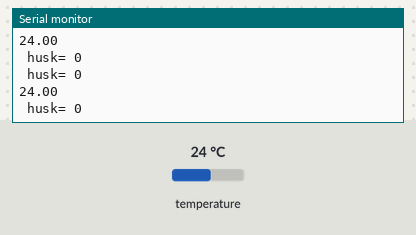
Bench run of a sketch on a simulated Arduino Uno, built with avr-gcc and run on an emulated ATmega328P. Parts: the last lines printed to the serial monitor. The inputs (shaded band) are chosen by the test bench; at power-on: temperature 24 °C.

Above: at 2.5 s.
2.6 s: temperature set to 12 °C
At 3.6 s:
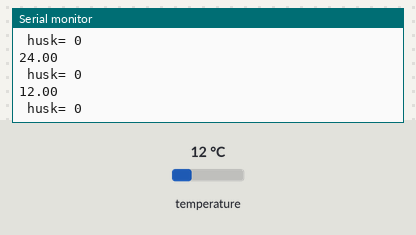
4.1 s: temperature set to 19 °C
At 5.2 s:
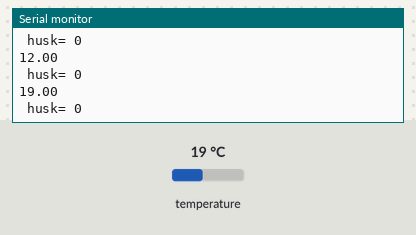
Timing chart, 0 to 7.1 s (numbered marks = the images above; inputs shaded):
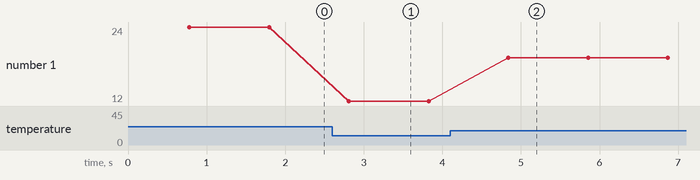

The sketch:

sender.ino
```cpp
#include <SoftwareSerial.h>     //tillater bruk av tx/rx utenom pin 0 og 1 samt litt mer brukervennlighet
#include <OneWire.h>            //lar temperaturmåleren kunne bli lest (DS18B20)
#include <DallasTemperature.h>  //tillater å regne om verdien gitt av termometeret til celsius eller farenheit


#define tx 11 //setter tx til 11
#define rx 10 //setter rx til 10 || viktig at tx er oddetall og rx partall
SoftwareSerial bt(rx,tx); //åpner en serial bt over koblingen og bruker rx og tx pinene

int maxTemp= 31;  //setter en maksimum og minimum temperatur  (disse er brukt til å teste og hadde vært mye større i reelt bruk
int minTemp= -10;

#define ONE_WIRE_BUS 3  //velger data intake for termometeret
OneWire oneWire(ONE_WIRE_BUS);  //gjør så d3 kan utnytte seg av termometeret
DallasTemperature sensors(&oneWire);  //tillater regining av dataen gitt

String husk;  //variabler som er brukt for å ikke sende for mye unyttig informasjon over
String husk2 = "placeholder";

void setup()
{
  sensors.begin();      //starter termometeret
  Serial.begin(38400);  //starter en serial
  bt.begin(38400);      //starter bt serial || ikke nødvendig at serial og bt er 38400, men bt må siden det er baud raten på hc-05/06, se reciver koden for mer info
  pinMode(tx, OUTPUT);  //setter tx til output
  pinMode(rx, INPUT);   //setter rx til input
}
void loop() {
  sensors.requestTemperatures();  //starter termometer funksjonen
  float tempC = sensors.getTempCByIndex(0); //setter tempC til å være tilsvarende den første instrumentet (termometer). dette går på array system så 0 er tilsvarende 1 osv
  Serial.println(tempC);  //printer temperaturen, bare for testing og demonstrasjon under fremvisning

  if (tempC >= maxTemp){  //kjører husk_1
      husk_1();
      }
  if (tempC < maxTemp && tempC > minTemp){  //kjører husk_0
      husk_0();
      }
  if (tempC <= minTemp){  //kjører husk_2
      husk_2();
      }

  if ( husk != husk2){  //kjører sende
      sende();
      }
  delay(250);
}

void husk_1(){  //alle husk_ endrer verdien til husk og printer ut " husk= " og verdien til husk
  husk = "1";
  Serial.println(" husk= "+husk);
}

  void husk_0(){
    husk = "0";
    Serial.println(" husk= "+husk);
    }
  void husk_2(){
    husk = "2";
    Serial.print(" husk= "+husk);
    }
  void sende(){ //sende gjør at husk2 er lik husk, printer husk verdien i serial monitor og bruker write av husk som en c string.
    husk2=husk;
    Serial.println(" husk= "+ husk);
    bt.write( husk.c_str() ); //grunnen for write istedet for print er at write sender en byte som fører til mindre problemer samt at
    }                         //softwareserial.h tillater at det ikke må regnes om fra ascii o.l som gjør at når 1 blir sendt, dukker det opp som 1 og ikke 48
                              //som er det tilsvarende ascii verdien.
```

Measured:
- after the input at 2.6 s, the serial monitor: prints a new line after 0.21 s (image 1)
- after the input at 4.1 s, the serial monitor: prints a new line after 0.74 s (image 2)
- plotted number 1: 24 → 12 after the input at 2.6 s, 12 → 19 after the input at 4.1 s
